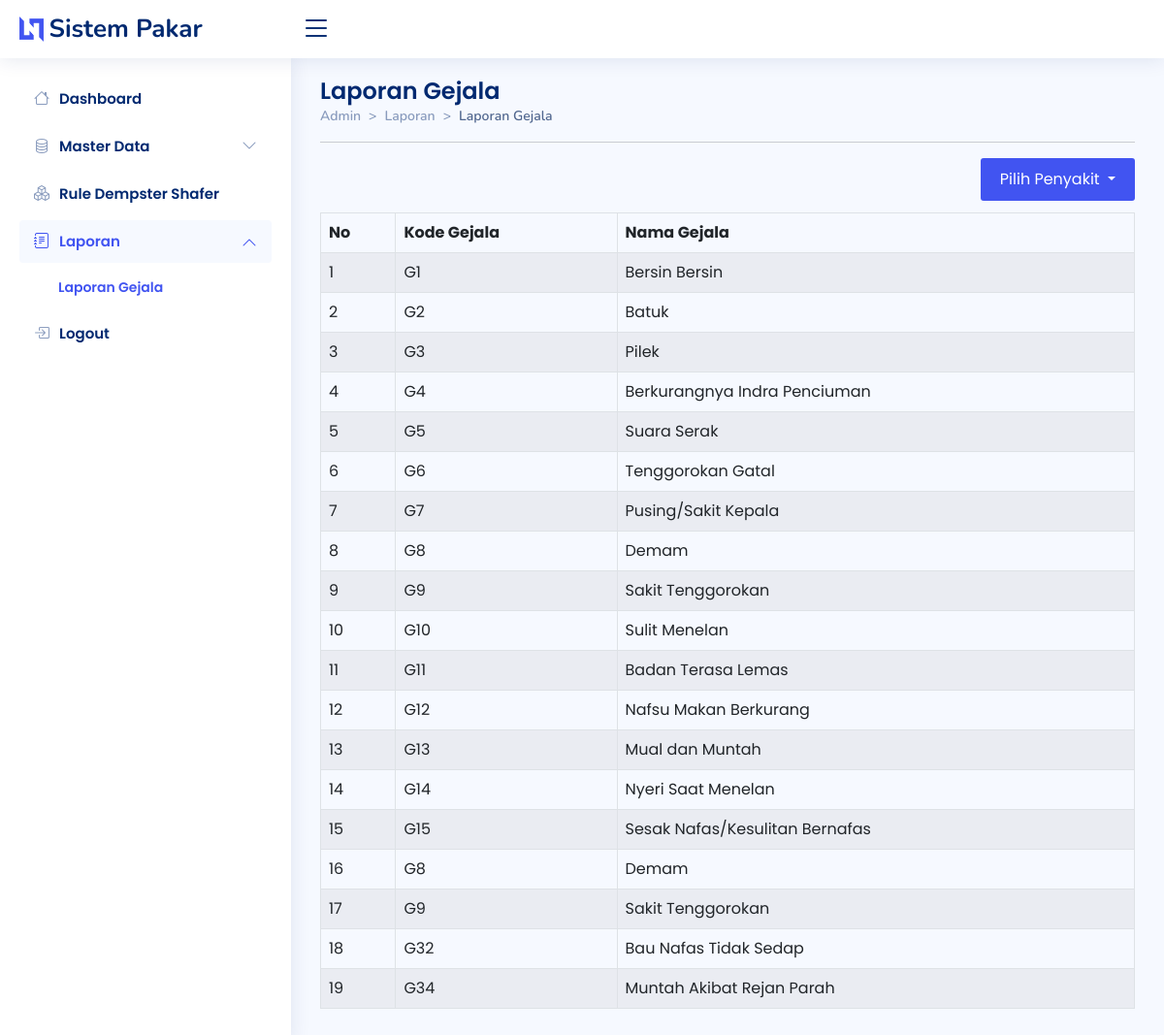
Page /admin/laporan/lapgejala.php on the committed database.
### tables this page shows
CREATE TABLE `tb_rules` (
  `id_rules` int(11) NOT NULL,
  `id_gejala` int(11) DEFAULT NULL,
  `id_penyakit` int(11) DEFAULT NULL,
  `belief` float DEFAULT NULL
);

CREATE TABLE `tb_gejala` (
  `id` int(11) NOT NULL,
  `kdgejala` varchar(3) DEFAULT NULL,
  `gejala` text DEFAULT NULL
);

### admin/laporan/lapgejala.php (the view, shortened to what this page needs)
<!DOCTYPE html>
<html lang="en">
<head>
  <link href="../../assets/vendor/bootstrap/css/bootstrap.min.css" rel="stylesheet">
  <link rel="stylesheet" href="https://cdn.jsdelivr.net/npm/bootstrap-icons@1.10.2/font/bootstrap-icons.css">
  <link href="../../assets/vendor/boxicons/css/boxicons.min.css" rel="stylesheet">
  <link href="../../assets/vendor/quill/quill.snow.css" rel="stylesheet">
  <link href="../../assets/vendor/quill/quill.bubble.css" rel="stylesheet">
  <link href="../../assets/vendor/remixicon/remixicon.css" rel="stylesheet">
  <link href="../../assets/vendor/simple-datatables/style.css" rel="stylesheet">
  <link href="../../assets/css/style.css" rel="stylesheet">
</head>
<body>
  <header id="header" class="header fixed-top d-flex align-items-center">
    <div class="d-flex align-items-center justify-content-between">
      <a href="../index.php" class="logo d-flex align-items-center">
        <img src="../../assets/img/logo.png" alt="">
        <span class="d-none d-lg-block">Sistem Pakar</span>
      </a>
      <i class="bi bi-list toggle-sidebar-btn"></i>
    </div>
  </header>
  <aside id="sidebar" class="sidebar">
    <ul class="sidebar-nav" id="sidebar-nav">
      <li class="nav-item">
        <a class="nav-link collapsed" href="../index.php">
          <i class="bi bi-house"></i>
          <span>Dashboard</span>
        </a>
      </li>
      <li class="nav-item">
        <a class="nav-link collapsed" data-bs-target="#components-nav" data-bs-toggle="collapse" href="#">
          <i class="bi bi-database"></i><span>Master Data</span><i class="bi bi-chevron-down ms-auto"></i>
        </a>
      </li>
      <li class="nav-item">
        <a class="nav-link collapsed" href="../rules/rules.php">
          <i class="bi bi-boxes"></i>
          <span>Rule Dempster Shafer</span>
        </a>
      </li>
      <li class="nav-item">
        <a class="nav-link" data-bs-target="#forms-nav" data-bs-toggle="collapse" href="#">
          <i class="bi bi-journal-text"></i><span>Laporan</span><i class="bi bi-chevron-down ms-auto"></i>
        </a>
        <ul id="forms-nav" class="nav-content collapse show" data-bs-parent="#sidebar-nav">
          <li>
            <a href="../laporan/lapgejala.php" class="active">
              <span>Laporan Gejala</span>
            </a>
          </li>
        </ul>
      </li>
      <li class="nav-item">
        <a class="nav-link collapsed" href="javascript:;" data-bs-toggle="modal" data-bs-target="#logoutmodal">
          <i class="bi bi-box-arrow-in-right"></i>
          <span>Logout</span>
        </a>
      </li>
    </ul>
  </aside>
  <main id="main" class="main">
    <div class="pagetitle">
      <h1>Laporan Gejala</h1>
      <nav style="--bs-breadcrumb-divider: '>';">
        <ol class="breadcrumb">
          <li class="breadcrumb-item"><a href="../index.php">Admin</a></li>
          <li class="breadcrumb-item">Laporan</li>
          <li class="breadcrumb-item active">Laporan Gejala</li>
        </ol>
      </nav>
      <hr>
    </div>
    <section>
      <div class="dropdown bx-pull-right">
        <button class="tambah dropdown-toggle" type="button" data-bs-toggle="dropdown" aria-expanded="false">
          Pilih Penyakit
        </button>
          <?php
          include "../koneksi.php";
          ?>
      </div> <br> <br>
      <div class="table-responsive mt-2">
        <table class="table table-striped table-hover table-bordered">
          <thead>
            <tr>
              <th>No</th>
              <th>Kode Gejala</th>
              <th>Nama Gejala</th>
            </tr>
          </thead>
          <tbody>
            <?php
            if (isset($_GET['data'])) {
              $kdsakit = $_GET['data'];
              $sql = "SELECT * FROM tb_rules,tb_gejala WHERE tb_rules.id_penyakit='$kdsakit' AND tb_gejala.id=tb_rules.id_gejala ";
            } else {
              $sql = "SELECT * FROM tb_rules,tb_gejala WHERE tb_gejala.id=tb_rules.id_gejala ";
            }
            $qry = mysqli_query($koneksi, $sql) or die("SQL Error" . mysqli_error($koneksi));
            $no = 0;
            while ($data = mysqli_fetch_array($qry)) {
              $no++;
            ?>
              <tr>
                <td><?php echo $no; ?></td>
                <td><?php echo $data['kdgejala']; ?></td>
                <td><?php echo $data['gejala']; ?></td>
              </tr><?php } ?>
          </tbody>
        </table>
      </div>
    </section>
  </main>
</body>
</html>

### assets/css/style.css (style rules this page uses)
:root { scroll-behavior: smooth; }
body { font-family: "Poppins", sans-serif; background: #f6f9ff; color: #444444; }
a { color: #4154f1; text-decoration: none; }
.tambah { color: #4154f1; text-decoration: none; }
span { font-family: "Poppins", sans-serif; }
h1, h2, h3, h4, h5, h6 { font-family: "Poppins", sans-serif; }
#main { margin-top: 60px; padding: 20px 30px; transition: all 0.3s; }
.pagetitle { margin-bottom: 10px; }
.pagetitle h1 { font-size: 24px; margin-bottom: 0; font-weight: 600; color: #012970; }
.breadcrumb { font-size: 14px; font-family: "Nunito", sans-serif; color: #899bbd; font-weight: 600; }
.breadcrumb a { color: #899bbd; transition: 0.3s; }
.breadcrumb .breadcrumb-item::before { color: #899bbd; }
.breadcrumb .active { color: #51678f; font-weight: 600; }
.logo { line-height: 1; }
@media (min-width: 1200px) { .logo { width: 280px; } }
.logo img { max-height: 26px; margin-right: 6px; }
.logo span { font-size: 26px; font-weight: 700; color: #012970; font-family: "Nunito", sans-serif; }
.header { transition: all 0.5s; z-index: 997; height: 60px; box-shadow: 0px 2px 20px rgba(1, 41, 112, 0.1); background-color: #fff; padding-left: 20px; }
.header .toggle-sidebar-btn { font-size: 32px; padding-left: 10px; cursor: pointer; color: #012970; }
.sidebar { position: fixed; top: 60px; left: 0; bottom: 0; width: 300px; z-index: 996; transition: all 0.3s; padding: 20px; overflow-y: auto; scrollbar-width: thin; scrollbar-color: #aab7cf transparent; box-shadow: 0px 0px 20px rgba(1, 41, 112, 0.1); background-color: #fff; }
@media (min-width: 1200px) { #main, #footer { margin-left: 300px; } }
.sidebar-nav { padding: 0; margin: 0; list-style: none; }
.sidebar-nav li { padding: 0; margin: 0; list-style: none; }
.sidebar-nav .nav-item { margin-bottom: 5px; }
.sidebar-nav .nav-link { display: flex; align-items: center; font-size: 15px; font-weight: 600; color: #4154f1; transition: 0.3; background: #f6f9ff; padding: 10px 15px; border-radius: 4px; }
.sidebar-nav .nav-link i { font-size: 16px; margin-right: 10px; color: #4154f1; }
.sidebar-nav .nav-link.collapsed { color: #012970; background: #fff; }
.sidebar-nav .nav-link.collapsed i { color: #899bbd; }
.sidebar-nav .nav-link .bi-chevron-down { margin-right: 0; transition: transform 0.2s ease-in-out; }
.sidebar-nav .nav-link:not(.collapsed) .bi-chevron-down { transform: rotate(180deg); }
.sidebar-nav .nav-content { padding: 5px 0 0 0; margin: 0; list-style: none; }
.sidebar-nav .nav-content a { display: flex; align-items: center; font-size: 14px; font-weight: 600; color: #012970; transition: 0.3; padding: 10px 0 10px 40px; transition: 0.3s; }
.sidebar-nav .nav-content a:hover, .sidebar-nav .nav-content a.active { color: #4154f1; }

### admin/laporan/lapgejala.php (style rules this page uses)
.tambah { background-color: #4154f1; border: none; color: white; padding: 10px 20px; border-radius: 3px; }

### rows in the picture
tb_rules: id_gejala.kdgejala "G1", id_gejala.gejala "Bersin Bersin"
tb_rules: id_gejala.kdgejala "G2", id_gejala.gejala "Batuk"
tb_rules: id_gejala.kdgejala "G3", id_gejala.gejala "Pilek"
tb_rules: id_gejala.kdgejala "G4", id_gejala.gejala "Berkurangnya Indra Penciuman"
tb_rules: id_gejala.kdgejala "G5", id_gejala.gejala "Suara Serak"
tb_rules: id_gejala.kdgejala "G6", id_gejala.gejala "Tenggorokan Gatal"
tb_rules: id_gejala.kdgejala "G7", id_gejala.gejala "Pusing/Sakit Kepala"
tb_rules: id_gejala.kdgejala "G8", id_gejala.gejala "Demam"
tb_rules: id_gejala.kdgejala "G9", id_gejala.gejala "Sakit Tenggorokan"
tb_rules: id_gejala.kdgejala "G10", id_gejala.gejala "Sulit Menelan"
tb_rules: id_gejala.kdgejala "G11", id_gejala.gejala "Badan Terasa Lemas"
tb_rules: id_gejala.kdgejala "G12", id_gejala.gejala "Nafsu Makan Berkurang"
tb_rules: id_gejala.kdgejala "G13", id_gejala.gejala "Mual dan Muntah"
tb_rules: id_gejala.kdgejala "G14", id_gejala.gejala "Nyeri Saat Menelan"
tb_rules: id_gejala.kdgejala "G15", id_gejala.gejala "Sesak Nafas/Kesulitan Bernafas"
tb_rules: id_gejala.kdgejala "G8", id_gejala.gejala "Demam"
tb_rules: id_gejala.kdgejala "G9", id_gejala.gejala "Sakit Tenggorokan"
tb_rules: id_gejala.kdgejala "G32", id_gejala.gejala "Bau Nafas Tidak Sedap"
tb_rules: id_gejala.kdgejala "G34", id_gejala.gejala "Muntah Akibat Rejan Parah"
